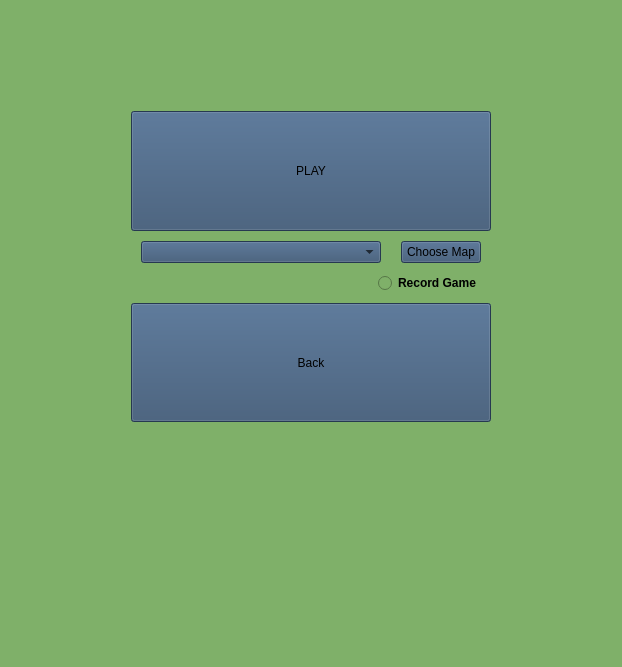
<?xml version="1.0" encoding="UTF-8"?>

<!-- File: gamepage.ui -->
<!-- Author: Michal Ľaš (xlasmi00) -->
<!-- Brief: graphical interface for gamepage -->

<ui version="4.0">
 <class>gamepage</class>
 <widget class="QWidget" name="gamepage">
  <property name="geometry">
   <rect>
    <x>0</x>
    <y>0</y>
    <width>620</width>
    <height>667</height>
   </rect>
  </property>
  <property name="windowTitle">
   <string>Form</string>
  </property>
  <property name="styleSheet">
   <string notr="true">background: #7FB069;</string>
  </property>
  <layout class="QVBoxLayout" name="verticalLayout_2">
   <item>
    <widget class="QStackedWidget" name="stackedWidget">
     <property name="currentIndex">
      <number>0</number>
     </property>
     <widget class="QWidget" name="LobbyPage">
      <property name="sizePolicy">
       <sizepolicy hsizetype="Maximum" vsizetype="Maximum">
        <horstretch>0</horstretch>
        <verstretch>0</verstretch>
       </sizepolicy>
      </property>
      <layout class="QVBoxLayout" name="verticalLayout">
       <property name="spacing">
        <number>0</number>
       </property>
       <property name="leftMargin">
        <number>120</number>
       </property>
       <property name="topMargin">
        <number>100</number>
       </property>
       <property name="rightMargin">
        <number>120</number>
       </property>
       <property name="bottomMargin">
        <number>210</number>
       </property>
       <item>
        <layout class="QVBoxLayout" name="verticalLayout_7">
         <property name="spacing">
          <number>10</number>
         </property>
         <item>
          <widget class="QPushButton" name="PlayButton">
           <property name="sizePolicy">
            <sizepolicy hsizetype="Minimum" vsizetype="Preferred">
             <horstretch>0</horstretch>
             <verstretch>0</verstretch>
            </sizepolicy>
           </property>
           <property name="styleSheet">
            <string notr="true">background: #355070;</string>
           </property>
           <property name="text">
            <string>PLAY</string>
           </property>
          </widget>
         </item>
         <item>
          <layout class="QHBoxLayout" name="horizontalLayout">
           <property name="spacing">
            <number>20</number>
           </property>
           <property name="leftMargin">
            <number>10</number>
           </property>
           <property name="topMargin">
            <number>0</number>
           </property>
           <property name="rightMargin">
            <number>10</number>
           </property>
           <item>
            <widget class="QComboBox" name="MapComboBox">
             <property name="sizePolicy">
              <sizepolicy hsizetype="Preferred" vsizetype="Maximum">
               <horstretch>0</horstretch>
               <verstretch>0</verstretch>
              </sizepolicy>
             </property>
             <property name="autoFillBackground">
              <bool>false</bool>
             </property>
             <property name="styleSheet">
              <string notr="true">background: #355070;</string>
             </property>
             <property name="duplicatesEnabled">
              <bool>false</bool>
             </property>
            </widget>
           </item>
           <item>
            <widget class="QPushButton" name="ChooseMapFileButton">
             <property name="enabled">
              <bool>true</bool>
             </property>
             <property name="sizePolicy">
              <sizepolicy hsizetype="Maximum" vsizetype="Maximum">
               <horstretch>0</horstretch>
               <verstretch>0</verstretch>
              </sizepolicy>
             </property>
             <property name="styleSheet">
              <string notr="true">background: #355070; </string>
             </property>
             <property name="text">
              <string>Choose Map</string>
             </property>
            </widget>
           </item>
          </layout>
         </item>
         <item>
          <layout class="QHBoxLayout" name="horizontalLayout_2">
           <property name="spacing">
            <number>0</number>
           </property>
           <property name="sizeConstraint">
            <enum>QLayout::SetDefaultConstraint</enum>
           </property>
           <property name="leftMargin">
            <number>10</number>
           </property>
           <property name="rightMargin">
            <number>10</number>
           </property>
           <item>
            <spacer name="horizontalSpacer">
             <property name="orientation">
              <enum>Qt::Horizontal</enum>
             </property>
             <property name="sizeHint" stdset="0">
              <size>
               <width>40</width>
               <height>20</height>
              </size>
             </property>
            </spacer>
           </item>
           <item>
            <widget class="QRadioButton" name="RecordGameCheck">
             <property name="sizePolicy">
              <sizepolicy hsizetype="Minimum" vsizetype="Maximum">
               <horstretch>0</horstretch>
               <verstretch>0</verstretch>
              </sizepolicy>
             </property>
             <property name="font">
              <font>
               <weight>75</weight>
               <bold>true</bold>
               <underline>false</underline>
              </font>
             </property>
             <property name="text">
              <string>Record Game</string>
             </property>
            </widget>
           </item>
          </layout>
         </item>
         <item>
          <widget class="QPushButton" name="GameBackButton">
           <property name="sizePolicy">
            <sizepolicy hsizetype="Minimum" vsizetype="Preferred">
             <horstretch>0</horstretch>
             <verstretch>0</verstretch>
            </sizepolicy>
           </property>
           <property name="styleSheet">
            <string notr="true">background: #355070;</string>
           </property>
           <property name="text">
            <string>Back</string>
           </property>
          </widget>
         </item>
         <item>
          <widget class="QLabel" name="MessageLabel">
           <property name="sizePolicy">
            <sizepolicy hsizetype="Preferred" vsizetype="Maximum">
             <horstretch>0</horstretch>
             <verstretch>0</verstretch>
            </sizepolicy>
           </property>
           <property name="styleSheet">
            <string notr="true">color: red;</string>
           </property>
           <property name="text">
            <string/>
           </property>
           <property name="alignment">
            <set>Qt::AlignCenter</set>
           </property>
          </widget>
         </item>
        </layout>
       </item>
      </layout>
     </widget>
     <widget class="QWidget" name="GamePage">
      <layout class="QVBoxLayout" name="verticalLayout_4">
       <property name="spacing">
        <number>0</number>
       </property>
       <property name="leftMargin">
        <number>0</number>
       </property>
       <property name="topMargin">
        <number>0</number>
       </property>
       <property name="rightMargin">
        <number>0</number>
       </property>
       <property name="bottomMargin">
        <number>0</number>
       </property>
       <item>
        <layout class="QVBoxLayout" name="verticalLayout_3">
         <property name="spacing">
          <number>0</number>
         </property>
         <item>
          <layout class="QHBoxLayout" name="horizontalLayout_3">
           <property name="spacing">
            <number>10</number>
           </property>
           <property name="leftMargin">
            <number>20</number>
           </property>
           <property name="topMargin">
            <number>10</number>
           </property>
           <property name="rightMargin">
            <number>20</number>
           </property>
           <property name="bottomMargin">
            <number>10</number>
           </property>
           <item>
            <widget class="QLabel" name="LivesLabel">
             <property name="sizePolicy">
              <sizepolicy hsizetype="Preferred" vsizetype="Preferred">
               <horstretch>0</horstretch>
               <verstretch>0</verstretch>
              </sizepolicy>
             </property>
             <property name="minimumSize">
              <size>
               <width>0</width>
               <height>0</height>
              </size>
             </property>
             <property name="text">
              <string>Lives:</string>
             </property>
             <property name="textFormat">
              <enum>Qt::PlainText</enum>
             </property>
            </widget>
           </item>
           <item>
            <widget class="QLCDNumber" name="LivesCounter">
             <property name="styleSheet">
              <string notr="true">background: #355070; color: #FC2F00;</string>
             </property>
             <property name="digitCount">
              <number>1</number>
             </property>
            </widget>
           </item>
           <item>
            <widget class="QLabel" name="label_2">
             <property name="text">
              <string>Score:</string>
             </property>
            </widget>
           </item>
           <item>
            <widget class="QLCDNumber" name="ScoreNumberCounter">
             <property name="minimumSize">
              <size>
               <width>80</width>
               <height>0</height>
              </size>
             </property>
             <property name="styleSheet">
              <string notr="true">background: #355070; color: #FC2F00;</string>
             </property>
             <property name="smallDecimalPoint">
              <bool>false</bool>
             </property>
             <property name="digitCount">
              <number>4</number>
             </property>
             <property name="intValue" stdset="0">
              <number>0</number>
             </property>
            </widget>
           </item>
           <item>
            <spacer name="horizontalSpacer_2">
             <property name="orientation">
              <enum>Qt::Horizontal</enum>
             </property>
             <property name="sizeHint" stdset="0">
              <size>
               <width>40</width>
               <height>20</height>
              </size>
             </property>
            </spacer>
           </item>
           <item>
            <widget class="QPushButton" name="GameExitButton">
             <property name="sizePolicy">
              <sizepolicy hsizetype="Preferred" vsizetype="Preferred">
               <horstretch>0</horstretch>
               <verstretch>0</verstretch>
              </sizepolicy>
             </property>
             <property name="styleSheet">
              <string notr="true">background: #355070;</string>
             </property>
             <property name="text">
              <string>EXIT</string>
             </property>
            </widget>
           </item>
          </layout>
         </item>
         <item>
          <widget class="QGraphicsView" name="GameGraphicsView">
           <property name="minimumSize">
            <size>
             <width>600</width>
             <height>600</height>
            </size>
           </property>
          </widget>
         </item>
        </layout>
       </item>
      </layout>
     </widget>
     <widget class="QWidget" name="EndGamePage">
      <layout class="QVBoxLayout" name="verticalLayout_6">
       <property name="spacing">
        <number>0</number>
       </property>
       <property name="leftMargin">
        <number>0</number>
       </property>
       <property name="topMargin">
        <number>0</number>
       </property>
       <property name="rightMargin">
        <number>0</number>
       </property>
       <property name="bottomMargin">
        <number>0</number>
       </property>
       <item>
        <layout class="QVBoxLayout" name="verticalLayout_5">
         <property name="spacing">
          <number>10</number>
         </property>
         <property name="leftMargin">
          <number>20</number>
         </property>
         <property name="topMargin">
          <number>40</number>
         </property>
         <property name="rightMargin">
          <number>20</number>
         </property>
         <property name="bottomMargin">
          <number>160</number>
         </property>
         <item>
          <widget class="QLabel" name="EndGameResultLabel">
           <property name="font">
            <font>
             <pointsize>26</pointsize>
            </font>
           </property>
           <property name="layoutDirection">
            <enum>Qt::LeftToRight</enum>
           </property>
           <property name="text">
            <string>Your Score:</string>
           </property>
           <property name="alignment">
            <set>Qt::AlignCenter</set>
           </property>
          </widget>
         </item>
         <item>
          <widget class="QLCDNumber" name="EndGameScore">
           <property name="sizePolicy">
            <sizepolicy hsizetype="Preferred" vsizetype="Preferred">
             <horstretch>0</horstretch>
             <verstretch>0</verstretch>
            </sizepolicy>
           </property>
           <property name="styleSheet">
            <string notr="true">background: #355070;</string>
           </property>
           <property name="smallDecimalPoint">
            <bool>false</bool>
           </property>
           <property name="segmentStyle">
            <enum>QLCDNumber::Filled</enum>
           </property>
          </widget>
         </item>
         <item>
          <layout class="QHBoxLayout" name="horizontalLayout_4">
           <item>
            <widget class="QPushButton" name="ExitGameButton">
             <property name="sizePolicy">
              <sizepolicy hsizetype="Preferred" vsizetype="Preferred">
               <horstretch>0</horstretch>
               <verstretch>0</verstretch>
              </sizepolicy>
             </property>
             <property name="styleSheet">
              <string notr="true">background: #355070;</string>
             </property>
             <property name="text">
              <string>EXIT GAME</string>
             </property>
            </widget>
           </item>
           <item>
            <widget class="QPushButton" name="NextGame">
             <property name="sizePolicy">
              <sizepolicy hsizetype="Preferred" vsizetype="Preferred">
               <horstretch>0</horstretch>
               <verstretch>0</verstretch>
              </sizepolicy>
             </property>
             <property name="styleSheet">
              <string notr="true">background: #355070;</string>
             </property>
             <property name="text">
              <string>NEXT LEVEL</string>
             </property>
            </widget>
           </item>
          </layout>
         </item>
        </layout>
       </item>
      </layout>
     </widget>
    </widget>
   </item>
  </layout>
 </widget>
 <resources/>
 <connections/>
</ui>
